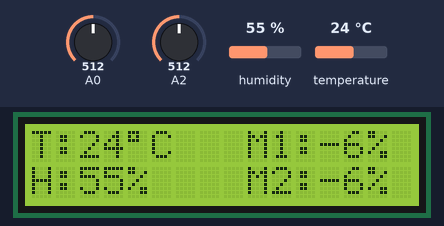
A sketch run on a simulated Arduino Uno, built with avr-gcc and run on an emulated ATmega328P. Shown: 16×2 character LCD. The inputs (shaded band) are chosen by the test bench; at power-on: humidity 55 %, A0 = 512, A2 = 512, temperature 24 °C.

Above: at 1.2 s.
1.3 s: humidity set to 22 %
At 3.7 s:
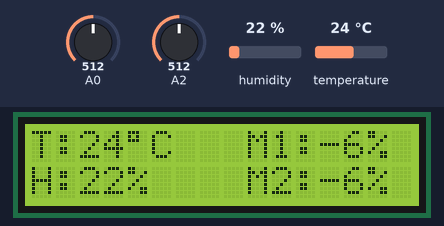
5.3 s: A0 set to 716
At 6.7 s:
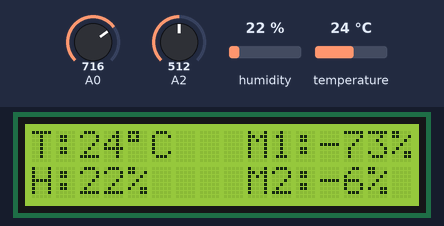
9.3 s: A2 set to 716
At 12.7 s:
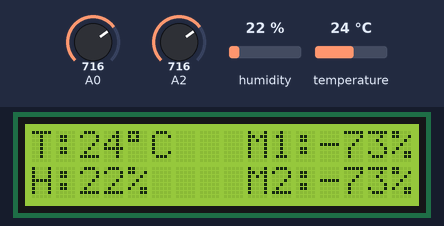
13.8 s: temperature set to 12 °C
At 15.7 s:
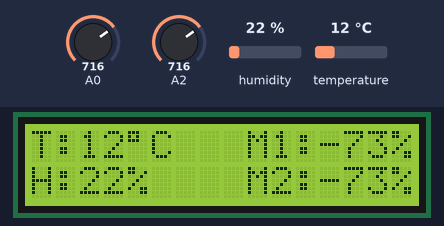
17.8 s: A0 set to 992
At 18.7 s:
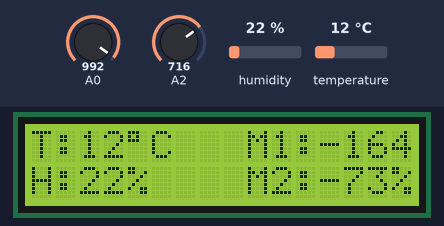
21.8 s: A0 set to 536
At 25.7 s:
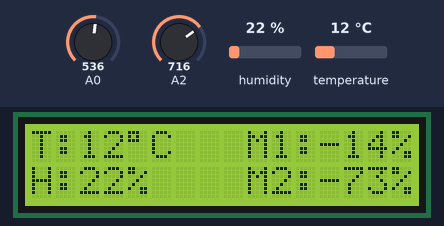
26.0 s: A0 set to 505
Timing chart, 0 to 29.0 s (numbered marks = the images above; inputs shaded):
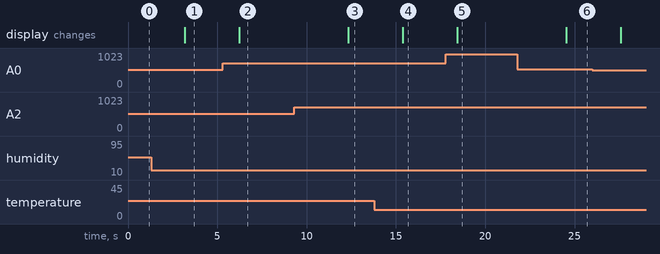

The sketch:

Plant-Weather.ino
```cpp
#define DEBUG 0

#include "debug_serial.h"
#include "constants_PW.h"
#include "read_env.h"


void setup() {
  dht.begin();      //initialize DHT11

  lcd.init();       //initialize lcd
  lcd.backlight();  //backlight ON

  debug_start();
}

void loop() {

  read_env();

  lcd.setCursor(0, 0);
  lcd.print("T:");
  lcd.print(t);
  lcd.write(DEGREE_ASCII);
  lcd.print("C");

  lcd.setCursor(0, 1);
  lcd.print("H:");
  lcd.print(h);
  lcd.write(PERSENT_ASCII);

  lcd.setCursor(9, 0);
  lcd.print("M1:");
  lcd.print(valueSensor1);
  lcd.write(PERSENT_ASCII);
  lcd.print(" ");

  lcd.setCursor(9, 1);
  lcd.print("M2:");
  lcd.print(valueSensor2);
  lcd.write(PERSENT_ASCII);
  lcd.print(" ");

  debug_msg();

  delay(3000);
}
```

Debug_Serial.h
```cpp
#pragma once
#include "read_env.h"

void debug_start(){
  #if (DEBUG == 1)
  Serial.begin(9600);  //initialize serial monitor
  #endif
}

void debug_msg(){

  #if (DEBUG == 1)

  Serial.print("M1: ");
  Serial.println (valueSensor1);
  Serial.print("M2: ");
  Serial.println (valueSensor2);

  Serial.print("Humidity: ");
  Serial.println(h);
  Serial.print("Temperature: ");
  Serial.println(t);

  #endif
}
```

constants_pw.h
```cpp
#pragma once
#define PERSENT_ASCII 37
#define DEGREE_ASCII 223
```

read_env.h
```cpp
#include <LiquidCrystal_I2C.h>
#include <DHT.h>
#include <Wire.h>

#pragma once

int valueSensor1;
int valueSensor2;
int h;
int t;

DHT dht(2, DHT11);                   //pin for DHT11
LiquidCrystal_I2C lcd(0x27, 16, 2);  //initialize lcd. adress and resolution


void read_env() {

  valueSensor1 = 100 - (analogRead(A0) - 190) * 0.33;
  valueSensor2 = 100 - (analogRead(A2) - 190) * 0.33;

  h = dht.readHumidity();
  t = dht.readTemperature();
}
```

Measured:
- after the input at 1.3 s, the display: changes after 1.9 s (image 1)
- after the input at 5.3 s, the display: changes after 0.92 s (image 2)
- after the input at 9.3 s, the display: changes after 3.0 s (image 3)
- after the input at 13.8 s, the display: changes after 1.6 s (image 4)
- after the input at 17.8 s, the display: changes after 0.63 s (image 5)
- after the input at 21.8 s, the display: changes after 2.7 s (image 6)
